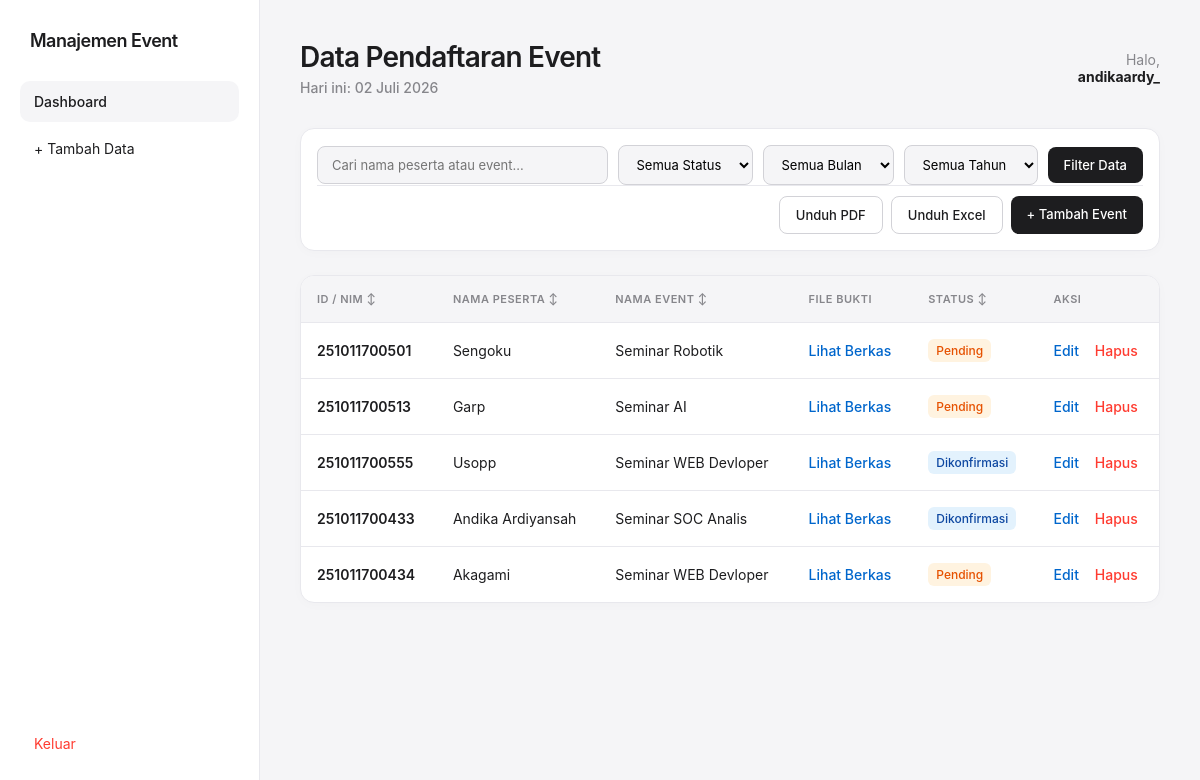
The page /view/dashboard.php (signed in) on the database its author committed.
### tables this page shows
CREATE TABLE `pendaftaran_event` (
  `id` bigint(20) NOT NULL,
  `nama_peserta` varchar(100) NOT NULL,
  `nama_event` varchar(100) NOT NULL,
  `tanggal_daftar` date NOT NULL,
  `file_bukti` varchar(255) NOT NULL,
  `status` enum('Pending','Dikonfirmasi') DEFAULT 'Pending'
);

### config/Database.php (called while the page is built, shortened)
<?php
class Database {
    private $host = "localhost";
    private $user = "root";
    private $pass = "";
    private $db   = "db_uas_251011700433";
    public function __construct() {
        try {
            $this->conn = new PDO("mysql:host=" . $this->host . ";dbname=" . $this->db, $this->user, $this->pass);
        } catch(PDOException $e) {
            echo "Koneksi Error: " . $e->getMessage();
        }
    }
}
?>

### model/eventmodel.php (called while the page is built, shortened)
<?php
require_once '../config/Database.php';
class EventModel extends Database {
    public function getEvents($keyword = "", $sort = "tanggal_daftar", $order = "DESC", $status = "", $bulan = "", $tahun = "") {
        $allowedSorts = ['id', 'nama_peserta', 'nama_event', 'tanggal_daftar', 'status'];
        $sort = in_array($sort, $allowedSorts) ? $sort : "tanggal_daftar";
        $order = strtoupper($order) === 'ASC' ? 'ASC' : 'DESC';
        $query = "SELECT * FROM pendaftaran_event WHERE 1=1";
        $params = [];
        $query .= " ORDER BY $sort $order";
        $stmt = $this->conn->prepare($query);
        $stmt->execute($params);
        return $stmt->fetchAll(PDO::FETCH_ASSOC);
    }
}
?>

### view/dashboard.php (the view, shortened to what this page needs)
<?php
require_once '../model/EventModel.php';
$eventModel = new EventModel();
$keyword = isset($_GET['search']) ? $_GET['search'] : "";
$sort = isset($_GET['sort']) ? $_GET['sort'] : "tanggal_daftar";
$order = isset($_GET['order']) ? $_GET['order'] : "DESC";
$statusFilter = isset($_GET['status']) ? $_GET['status'] : "";
$bulanFilter = isset($_GET['bulan']) ? $_GET['bulan'] : "";
$tahunFilter = isset($_GET['tahun']) ? $_GET['tahun'] : "";
$bulanIndo = [1=>'Januari','Februari','Maret','April','Mei','Juni','Juli','Agustus','September','Oktober','November','Desember'];
$tglHariIni = date('d') . ' ' . $bulanIndo[(int)date('m')] . ' ' . date('Y');
$nextOrder = ($order === 'ASC') ? 'DESC' : 'ASC';
$exportQueryString = http_build_query([
    'search' => $keyword, 'status' => $statusFilter,
    'bulan' => $bulanFilter, 'tahun' => $tahunFilter,
    'sort' => $sort, 'order' => $order
]);
$dataEvent = $eventModel->getEvents($keyword, $sort, $order, $statusFilter, $bulanFilter, $tahunFilter);
?>
<!DOCTYPE html>
<html lang="id">
<head>
</head>
<body>
    <div class="sidebar">
        <h3>Manajemen Event</h3>
        <a href="dashboard.php" class="active">Dashboard</a>
        <a href="tambah_event.php">+ Tambah Data</a>
        <a href="../controller/AuthController.php?action=logout" class="logout">Keluar</a>
    </div>
    <div class="main-content">
        <div class="header">
            <div>
                <h1>Data Pendaftaran Event</h1>
                <div class="date-display">Hari ini: <?php echo $tglHariIni; ?></div>
            </div>
            <div class="user-profile">Halo,<br><strong style="color:#1d1d1f;"><?php echo htmlspecialchars($_SESSION['username']); ?></strong></div>
        </div>
        <div class="action-bar">
            <form class="search-form" method="GET" action="dashboard.php">
                <input type="text" name="search" placeholder="Cari nama peserta atau event..." value="<?php echo htmlspecialchars($keyword); ?>">
                <select name="status">
                    <option value="">Semua Status</option>
                </select>
                <select name="bulan">
                    <option value="">Semua Bulan</option>
                </select>
                <select name="tahun">
                    <option value="">Semua Tahun</option>
                </select>
                <button type="submit" class="btn-action btn-primary">Filter Data</button>
            </form>
            <div class="btn-group-right">
                <a href="cetak_pdf.php?<?php echo $exportQueryString; ?>" target="_blank" class="btn-action">Unduh PDF</a>
                <a href="export_excel.php?<?php echo $exportQueryString; ?>" class="btn-action">Unduh Excel</a>
                <a href="tambah_event.php" class="btn-action btn-primary">+ Tambah Event</a>
            </div>
        </div>
        <div class="table-container">
            <table>
                <thead>
                    <tr>
                        <?php $baseQS = "&search=$keyword&status=$statusFilter&bulan=$bulanFilter&tahun=$tahunFilter"; ?>
                        <th><a href="?sort=id&order=<?php echo $nextOrder . $baseQS; ?>">ID / NIM ↕</a></th>
                        <th><a href="?sort=nama_peserta&order=<?php echo $nextOrder . $baseQS; ?>">Nama Peserta ↕</a></th>
                        <th><a href="?sort=nama_event&order=<?php echo $nextOrder . $baseQS; ?>">Nama Event ↕</a></th>
                        <th>File Bukti</th>
                        <th><a href="?sort=status&order=<?php echo $nextOrder . $baseQS; ?>">Status ↕</a></th>
                        <th>Aksi</th>
                    </tr>
                </thead>
                <tbody>
                    <?php if(count($dataEvent) > 0): ?>
                        <?php foreach($dataEvent as $row): ?>
                        <tr>
                            <td style="font-weight: 600;"><?php echo $row['id']; ?></td>
                            <td><?php echo htmlspecialchars($row['nama_peserta']); ?></td>
                            <td><?php echo htmlspecialchars($row['nama_event']); ?></td>
                            <td>
                                <?php if(!empty($row['file_bukti'])): ?>
                                    <a href="<?php echo htmlspecialchars($row['file_bukti']); ?>" target="_blank" style="color: #0066cc; text-decoration: none; font-weight: 500;">Lihat Berkas</a>
                                <?php else: ?>
                                    <span style="color:#86868b;">-</span>
                                <?php endif; ?>
                            </td>
                            <td>
                                <span class="status-badge <?php echo ($row['status'] == 'Dikonfirmasi') ? 'status-confirm' : 'status-pending'; ?>">
                                    <?php echo $row['status']; ?>
                                </span>
                            </td>
                            <td>
                                <a href="edit_event.php?id=<?php echo $row['id']; ?>" style="color: #0066cc; text-decoration: none; margin-right: 12px; font-weight: 500;">Edit</a>
                                <a href="../controller/hapus_event.php?id=<?php echo $row['id']; ?>" style="color: #ff3b30; text-decoration: none; font-weight: 500;" onclick="return confirm('Yakin ingin menghapus data ini?');">Hapus</a>
                            </td>
                        </tr>
                        <?php endforeach; ?>
                    <?php else: ?>
                        <tr>
                            <td colspan="6" style="text-align: center; color: #86868b; padding: 40px;">Tidak ada data yang ditemukan sesuai filter yang dipilih.</td>
                        </tr>
                    <?php endif; ?>
                </tbody>
            </table>
        </div>
    </div>
</body>
</html>

### view/dashboard.php (style rules this page uses)
* { margin: 0; padding: 0; box-sizing: border-box; font-family: -apple-system, BlinkMacSystemFont, "Segoe UI", Roboto, sans-serif; }
body { background-color: #f5f5f7; color: #1d1d1f; display: flex; min-height: 100vh; }
.sidebar { width: 260px; background: #ffffff; border-right: 1px solid #e8e8ed; padding: 30px 20px; display: flex; flex-direction: column; }
.sidebar h3 { font-size: 18px; font-weight: 600; margin-bottom: 30px; padding-left: 10px; letter-spacing: -0.5px; }
.sidebar a { padding: 12px 14px; color: #1d1d1f; text-decoration: none; font-size: 14px; border-radius: 10px; margin-bottom: 6px; display: block; transition: all 0.2s; }
.sidebar a.active, .sidebar a:hover { background: #f5f5f7; font-weight: 500; }
.sidebar .logout { margin-top: auto; color: #ff3b30; }
.main-content { flex: 1; padding: 40px; }
.header { display: flex; justify-content: space-between; align-items: center; margin-bottom: 32px; }
.header h1 { font-size: 28px; font-weight: 600; letter-spacing: -0.8px; margin-bottom: 5px; }
.date-display { font-size: 14px; color: #86868b; font-weight: 500; }
.user-profile { font-size: 14px; color: #86868b; text-align: right; }
.action-bar { background: #ffffff; padding: 16px; border-radius: 14px; border: 1px solid #e8e8ed; margin-bottom: 24px; box-shadow: 0 2px 12px rgba(0,0,0,0.02); }
.search-form { display: flex; flex-wrap: wrap; gap: 10px; align-items: center; }
.search-form input, .search-form select { padding: 10px 14px; background: #f5f5f7; border: 1px solid #d2d2d7; border-radius: 8px; font-size: 13px; outline: none; }
.search-form input { flex: 1; min-width: 200px; }
.btn-action { padding: 10px 16px; border: 1px solid #d2d2d7; background: #ffffff; border-radius: 8px; font-size: 13px; font-weight: 500; cursor: pointer; text-decoration: none; color: #1d1d1f; transition: all 0.2s; white-space: nowrap; }
.btn-primary { background: #1d1d1f; color: #ffffff; border: none; }
.btn-group-right { display: flex; gap: 8px; margin-left: auto; padding-top: 10px; border-top: 1px solid #e8e8ed; width: 100%; justify-content: flex-end; }
.table-container { background: #ffffff; border-radius: 14px; border: 1px solid #e8e8ed; overflow: hidden; box-shadow: 0 2px 12px rgba(0,0,0,0.02); }
table { width: 100%; border-collapse: collapse; text-align: left; font-size: 14px; }
th { background: #f5f5f7; padding: 16px; font-weight: 600; color: #86868b; border-bottom: 1px solid #e8e8ed; text-transform: uppercase; font-size: 11px; letter-spacing: 0.5px; }
th a { color: #86868b; text-decoration: none; }
td { padding: 16px; border-bottom: 1px solid #e8e8ed; color: #1d1d1f; }
tr:last-child td { border-bottom: none; }
.status-badge { padding: 4px 8px; border-radius: 6px; font-size: 12px; font-weight: 500; display: inline-block; }
.status-confirm { background: #e3f2fd; color: #0d47a1; }
.status-pending { background: #fff3e0; color: #e65100; }

### rows shown on the page
pendaftaran_event: id "251011700501", nama_peserta "Sengoku", nama_event "Seminar Robotik", status "Pending"
pendaftaran_event: id "251011700513", nama_peserta "Garp", nama_event "Seminar AI", status "Pending"
pendaftaran_event: id "251011700555", nama_peserta "Usopp", nama_event "Seminar WEB Devloper", status "Dikonfirmasi"
pendaftaran_event: id "251011700433", nama_peserta "Andika Ardiyansah", nama_event "Seminar SOC Analis", status "Dikonfirmasi"
pendaftaran_event: id "251011700434", nama_peserta "Akagami", nama_event "Seminar WEB Devloper", status "Pending"

### other values the page prints
$_SESSION['username'] "andikaardy_"
